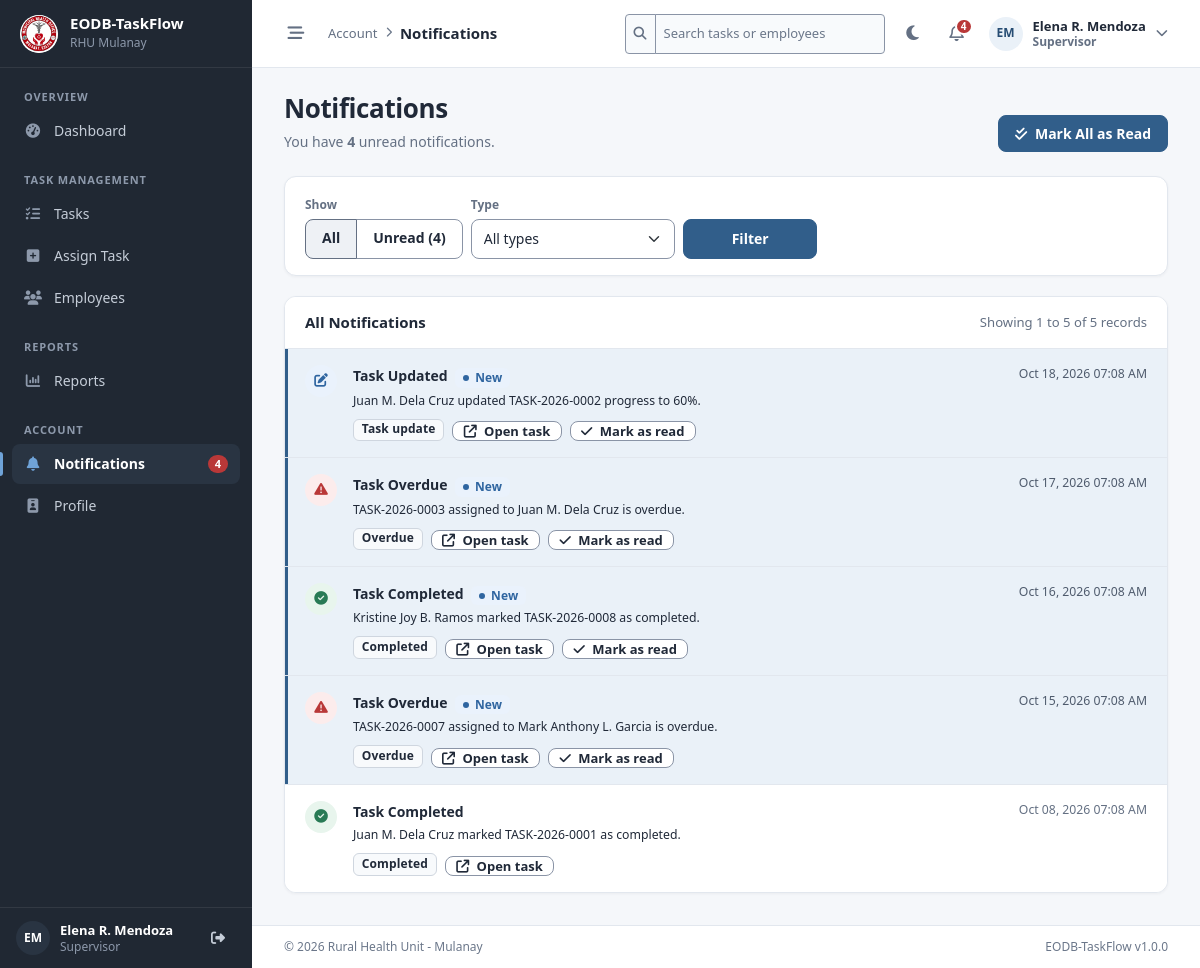
The app's page /notifications/index.php (signed in) with its own data.
### tables this page shows
CREATE TABLE `users` (
  `id`             INT UNSIGNED  NOT NULL AUTO_INCREMENT,
  `employee_id`    VARCHAR(20)   NOT NULL COMMENT 'Office-issued employee number, e.g. RHU-EMP-001',
  `full_name`      VARCHAR(150)  NOT NULL,
  `username`       VARCHAR(50)   NOT NULL,
  `email`          VARCHAR(150)  NOT NULL,
  `password`       VARCHAR(255)  NOT NULL COMMENT 'bcrypt hash from PHP password_hash()',
  `role`           ENUM('admin','supervisor','employee') NOT NULL DEFAULT 'employee',
  `department_id`  INT UNSIGNED  NULL DEFAULT NULL,
  `position`       VARCHAR(100)  NULL DEFAULT NULL,
  `status`         ENUM('active','inactive') NOT NULL DEFAULT 'active',
  `profile_photo`  VARCHAR(255)  NULL DEFAULT NULL COMMENT 'File name inside assets/images/profiles/',
  `last_login_at`  DATETIME      NULL DEFAULT NULL,
  `created_at`     DATETIME      NOT NULL DEFAULT CURRENT_TIMESTAMP,
  `updated_at`     DATETIME      NOT NULL DEFAULT CURRENT_TIMESTAMP ON UPDATE CURRENT_TIMESTAMP,
  PRIMARY KEY (`id`),
  UNIQUE KEY `uq_users_employee_id` (`employee_id`),
  UNIQUE KEY `uq_users_username`    (`username`),
  UNIQUE KEY `uq_users_email`       (`email`),
  KEY `idx_users_role_status` (`role`, `status`),
  KEY `idx_users_department`  (`department_id`),
  KEY `idx_users_full_name`   (`full_name`),
  CONSTRAINT `fk_users_department`
    FOREIGN KEY (`department_id`) REFERENCES `departments` (`id`)
    ON UPDATE CASCADE ON DELETE SET NULL
);

CREATE TABLE `notifications` (
  `id`          INT UNSIGNED  NOT NULL AUTO_INCREMENT,
  `user_id`     INT UNSIGNED  NOT NULL COMMENT 'Recipient',
  `task_id`     INT UNSIGNED  NULL DEFAULT NULL,
  `title`       VARCHAR(150)  NOT NULL,
  `message`     VARCHAR(500)  NOT NULL,
  `type`        ENUM('task_assigned','deadline_upcoming','task_overdue','task_completed','task_updated','system')
                NOT NULL DEFAULT 'system',
  `is_read`     TINYINT(1)    NOT NULL DEFAULT 0,
  `created_at`  DATETIME      NOT NULL DEFAULT CURRENT_TIMESTAMP,
  PRIMARY KEY (`id`),
  KEY `idx_notifications_user_read` (`user_id`, `is_read`, `created_at`),
  KEY `idx_notifications_task_type` (`task_id`, `type`),
  CONSTRAINT `fk_notifications_user`
    FOREIGN KEY (`user_id`) REFERENCES `users` (`id`)
    ON UPDATE CASCADE ON DELETE CASCADE,
  CONSTRAINT `fk_notifications_task`
    FOREIGN KEY (`task_id`) REFERENCES `tasks` (`id`)
    ON UPDATE CASCADE ON DELETE SET NULL
);

### notifications/index.php (the view, shortened to what the rows shown need)
<?php
require_once __DIR__ . '/../includes/auth.php';
require_once __DIR__ . '/../includes/notification_functions.php';
$user = current_user();
$userId = (int) $user['id'];
$show = get_str('show', 10) === 'unread' ? 'unread' : 'all';
$where  = ['user_id = ?'];
$params = [$userId];
$whereSql = 'WHERE ' . implode(' AND ', $where);
$countStmt = db()->prepare("SELECT COUNT(*) FROM notifications {$whereSql}");
$countStmt->execute($params);
$pagination = paginate((int) $countStmt->fetchColumn(), records_per_page(), get_int('page'));
$listStmt = db()->prepare(
    "SELECT id, task_id, title, message, type, is_read, created_at
       FROM notifications
       {$whereSql}
      ORDER BY created_at DESC, id DESC
      LIMIT {$pagination['per_page']} OFFSET {$pagination['offset']}"
);
$listStmt->execute($params);
$notifications = $listStmt->fetchAll();
require __DIR__ . '/../includes/header.php';
?>
<div class="page-header">
    <div>
        <h1 class="page-title">Notifications</h1>
    </div>
</div>
<div class="card">
    <?php if (!$notifications): ?>
        <div class="empty-state">
            <i class="fa-regular fa-bell-slash d-block"></i>
            <?= $show === 'unread' ? 'You have no unread notifications.' : 'No notifications found.' ?>
        </div>
    <?php else: ?>
        <ul class="list-group list-group-flush">
            <?php foreach ($notifications as $note):
                $target = notification_target($note, $user['role'], $userId);
                ?>
                <li class="list-group-item notification-row notification-type-<?= e($note['type']) ?><?= $note['is_read'] ? '' : ' unread' ?>">
                    <div class="d-flex gap-3">
                        <span class="notification-item-icon" aria-hidden="true"><i class="fa-solid <?= e(notification_icon($note['type'])) ?>"></i></span>
                        <div class="flex-grow-1 min-w-0">
                            <div class="d-flex flex-wrap justify-content-between gap-2">
                                <span class="fw-semibold">
                                    <?= e($note['title']) ?>
                                    <?php if (!$note['is_read']): ?><span class="badge badge-status-progress ms-1">New</span><?php endif; ?>
                                </span>
                                <span class="small text-muted text-nowrap"><?= e(format_datetime($note['created_at'])) ?></span>
                            </div>
                            <div class="small mt-1"><?= e($note['message']) ?></div>
                            <div class="d-flex flex-wrap gap-2 mt-2">
                                <span class="badge text-bg-light border"><?= e(notification_type_label($note['type'])) ?></span>
                                <?php if ($target): ?>
                                    <form method="post" action="<?= e(url('notifications/open.php')) ?>" class="m-0">
                                        <button type="submit" class="btn btn-sm btn-outline-secondary py-0">
                                            <i class="fa-solid fa-arrow-up-right-from-square me-1"></i> Open task
                                        </button>
                                    </form>
                                <?php endif; ?>
                                <?php if (!$note['is_read']): ?>
                                    <form method="post" action="<?= e(url('notifications/mark_read.php')) ?>" class="m-0">
                                        <button type="submit" class="btn btn-sm btn-outline-secondary py-0">
                                            <i class="fa-solid fa-check me-1"></i> Mark as read
                                        </button>
                                    </form>
                                <?php endif; ?>
                            </div>
                        </div>
                    </div>
                </li>
            <?php endforeach; ?>
        </ul>
    <?php endif; ?>
</div>
<?php require __DIR__ . '/../includes/footer.php'; ?>

### includes/sidebar.php (shortened to what the rows shown need)
<?php
require_once __DIR__ . '/notification_functions.php';
$sidebarUser   = current_user();
$sidebarPhoto  = profile_photo_url($sidebarUser['profile_photo']);
?>
<aside class="app-sidebar" id="appSidebar" aria-label="Main navigation">
    <div class="sidebar-user">
        <?php if ($sidebarPhoto): ?>
            <img src="<?= e($sidebarPhoto) ?>" alt="" class="avatar avatar-sm">
        <?php else: ?>
            <span class="avatar avatar-sm" aria-hidden="true"><?= e(initials($sidebarUser['full_name'])) ?></span>
        <?php endif; ?>
        <span class="sidebar-user-text">
            <span class="sidebar-user-name"><?= e($sidebarUser['full_name']) ?></span>
            <span class="sidebar-user-role"><?= e(role_label($sidebarUser['role'])) ?></span>
        </span>
        <form method="post" action="<?= e(url('logout.php')) ?>" class="m-0">
            <button type="submit" class="sidebar-user-action" title="Logout" aria-label="Logout">
            </button>
        </form>
    </div>
</aside>

### includes/navbar.php (shortened to what the rows shown need)
<?php
require_once __DIR__ . '/notification_functions.php';
$navUser = current_user();
$latestStmt = db()->prepare(
    'SELECT id, task_id, title, message, type, is_read, created_at
       FROM notifications
      WHERE user_id = ?
      ORDER BY is_read, created_at DESC, id DESC
      LIMIT 6'
);
$latestStmt->execute([$navUser['id']]);
$latestNotifications = $latestStmt->fetchAll();
$navPhoto    = profile_photo_url($navUser['profile_photo']);
?>
<header class="app-topbar">
    <div class="topbar-actions">
        <?php $searchHint = $navUser['role'] === 'employee' ? 'Search my tasks' : 'Search tasks or employees'; ?>
        <form method="get" action="<?= e(url('search/index.php')) ?>" class="topbar-search d-none d-md-block me-1" role="search">
            <div class="input-group input-group-sm">
                <span class="input-group-text"><i class="fa-solid fa-magnifying-glass" aria-hidden="true"></i></span>
                <input type="search" name="q" class="form-control" placeholder="<?= e($searchHint) ?>"
                       maxlength="100" aria-label="<?= e($searchHint) ?>">
            </div>
        </form>
        <div class="dropdown">
            <button class="btn btn-link topbar-user" type="button" data-bs-toggle="dropdown" aria-expanded="false">
                <?php if ($navPhoto): ?>
                    <img src="<?= e($navPhoto) ?>" alt="" class="avatar avatar-sm">
                <?php else: ?>
                    <span class="avatar avatar-sm"><?= e(initials($navUser['full_name'])) ?></span>
                <?php endif; ?>
                <span class="topbar-user-text d-none d-md-block">
                    <span class="topbar-user-name"><?= e($navUser['full_name']) ?></span>
                    <span class="topbar-user-role"><?= e(role_label($navUser['role'])) ?></span>
                </span>
                <i class="fa-solid fa-chevron-down small text-muted d-none d-md-inline"></i>
            </button>
        </div>
    </div>
</header>

### records on screen
users: full_name "EM", full_name "Elena R. Mendoza", role "Supervisor", q "Search tasks or employees"
notifications: title "Task Updated", is_read "New", created_at "Oct 18, 2026 07:08 AM", message "Juan M. Dela Cruz updated TASK-2026-0002 progress to 60%.", type "Task update"
notifications: title "Task Overdue", is_read "New", created_at "Oct 17, 2026 07:08 AM", message "TASK-2026-0003 assigned to Juan M. Dela Cruz is overdue.", type "Overdue"
notifications: title "Task Completed", is_read "New", created_at "Oct 16, 2026 07:08 AM", message "Kristine Joy B. Ramos marked TASK-2026-0008 as completed.", type "Completed"
notifications: title "Task Overdue", is_read "New", created_at "Oct 15, 2026 07:08 AM", message "TASK-2026-0007 assigned to Mark Anthony L. Garcia is overdue.", type "Overdue"
notifications: title "Task Completed", created_at "Oct 08, 2026 07:08 AM", message "Juan M. Dela Cruz marked TASK-2026-0001 as completed.", type "Completed"

### other values on screen
app_name() "EODB-TaskFlow"
$currentGroup "OVERVIEW"
$item['label'] "Dashboard"
$currentGroup "TASK MANAGEMENT"
$item['label'] "Tasks"
$item['label'] "Assign Task"
$item['label'] "Employees"
$currentGroup "REPORTS"
$item['label'] "Reports"
$currentGroup "ACCOUNT"
$item['label'] "Notifications"
$sidebarUnread "4"
$item['label'] "Profile"
$navContext "Account"
$pageTitle "Notifications"
